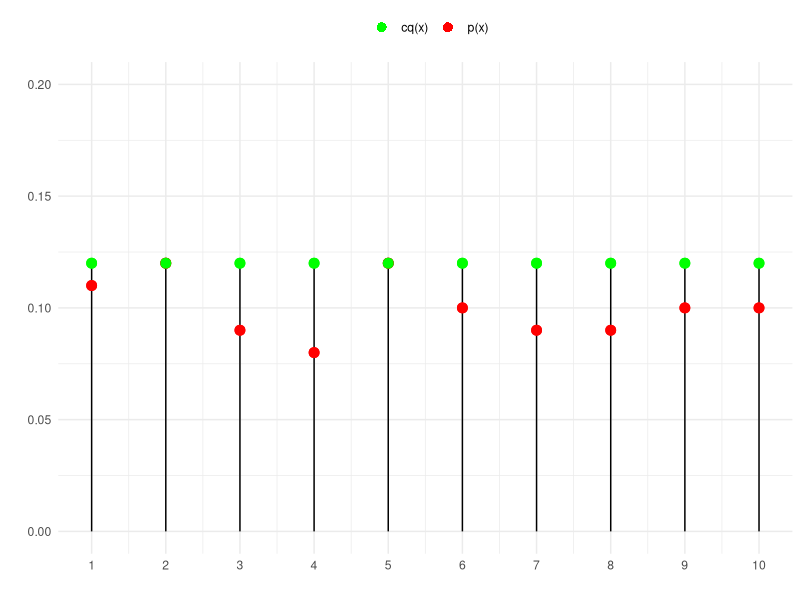

The R script that drew this image:
library(ggplot2)

# Valores de j e probabilidades p_j e q_j
j_values <- 1:10
p_j <- c(0.11, 0.12, 0.09, 0.08, 0.12, 0.10, 0.09, 0.09, 0.10, 0.10)
q_j <- rep(1 / 10, length(p_j))  # valores de q_j são iguais, distribuição uniforme

#a constante para ajustar q_j
c <- max(p_j / q_j)
cq_j <- c * q_j

df <- data.frame(j = j_values, p_j = p_j, cq_j = cq_j)

ggplot(df, aes(x = j)) +
  geom_segment(aes(x = j, xend = j, y = 0, yend = cq_j), color = "black") +
  geom_point(aes(y = cq_j), color = "green", size = 3) +
  geom_point(aes(y = p_j), color = "red", size = 3) +
  labs(x = "", y = "") +
  ylim(0, 0.2) +
  scale_x_continuous(breaks = 1:10) +
  theme_minimal() +
  theme(legend.position = "top") +
  scale_color_manual(values = c("p(x)" = "red", "cq(x)" = "green"), name = "") +
  guides(color = guide_legend(override.aes = list(shape = 16))) +
  geom_point(aes(y = p_j, color = "p(x)"), size = 3) +
  geom_point(aes(y = cq_j, color = "cq(x)"), size = 3) 


# Número de amostras desejadas
n_samples <- 10000
# Vetor para armazenar as amostras aceitas
accepted_samples <- c()

# --- Implementação do Método da Rejeição ---
# Para facilitar a busca, nomeamos o vetor p_j com os valores correspondentes de j
names(p_j) <- j_values
# Para a distribuição uniforme q_j, o valor é sempre 1/10
q_val <- 1 / 10

# Loop até que o número desejado de amostras seja gerado
while (length(accepted_samples) < n_samples) {
  # 1. Gere um valor Y a partir da distribuição proposta q_j
  # Como q_j é uniforme, usamos a função sample() para escolher um valor de j_values
  y <- sample(j_values, 1)
  
  # 2. Gere U ~ Uniform(0,1)
  u <- runif(1)
  
  # 3. Teste de aceitação
  # Acessamos p(y) usando o nome do vetor (convertendo y para caractere para busca)
  acceptance_ratio <- p_j[as.character(y)] / (c * q_val)
  
  if (u <= acceptance_ratio) {
    # Se aceito, adicione o valor ao vetor de amostras
    accepted_samples <- c(accepted_samples, y)
  }
}

# Criação da tabela de frequência
freq_table <- table(factor(accepted_samples, levels = j_values))
relative_freq <- prop.table(freq_table)

# Montamos um data.frame final para exibir os resultados
results_df <- data.frame(
  `Valor (j)` = as.integer(names(freq_table)),
  `Frequência Absoluta` = as.integer(freq_table),
  `Frequência Relativa (Observada)` = as.numeric(relative_freq),
  `Probabilidade Teórica (p_j)` = p_j,
  check.names = FALSE
)
print(results_df, row.names = FALSE)
